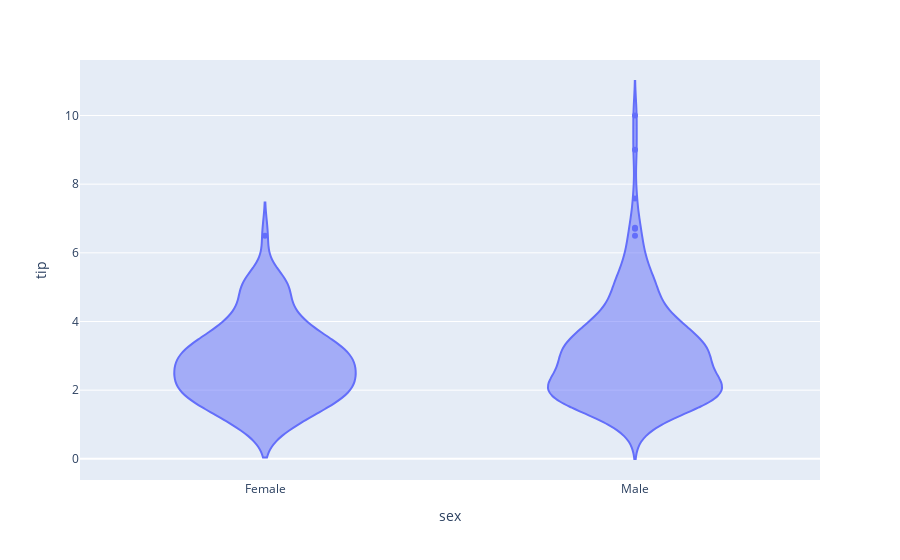

This figure's notebook cell:
### Code cell
f=px.violin(data_frame=df18,x='sex',y='tip')
f.show()

### Figure 1 — Plotly figure (JSON) as saved in the notebook; plotly's stock layout.template omitted (floating-point values rounded to 4 significant figures; data arrays with more than 128 entries replaced by an {"elided": "..."} marker saying what was removed)
{"data": [{"alignmentgroup": "True", "box": {"visible": false}, "hovertemplate": "sex=%{x}<br>tip=%{y}<extra></extra>", "legendgroup": "", "marker": {"color": "#636efa"}, "name": "", "offsetgroup": "", "orientation": "v", "scalegroup": "True", "showlegend": false, "type": "violin", "x": {"elided": "244 str values"}, "x0": " ", "xaxis": "x", "y": {"elided": "244 float values"}, "y0": " ", "yaxis": "y"}], "layout": {"legend": {"tracegroupgap": 0}, "margin": {"t": 60}, "violinmode": "group", "xaxis": {"anchor": "y", "domain": [0, 1], "title": {"text": "sex"}}, "yaxis": {"anchor": "x", "domain": [0, 1], "title": {"text": "tip"}}}}
